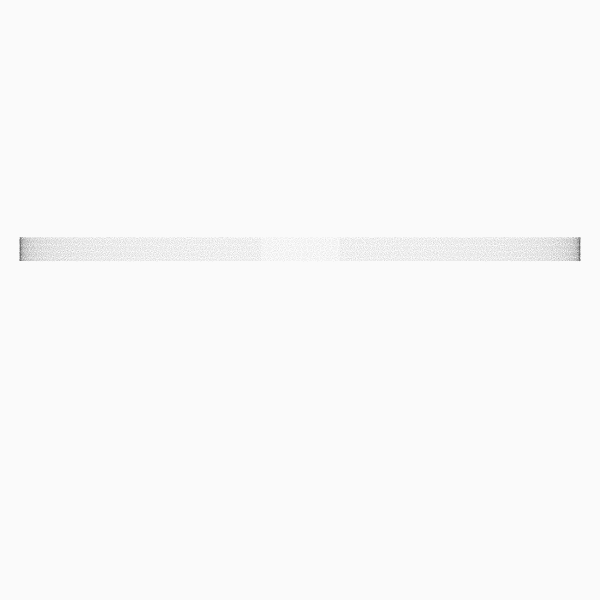
Frame 1 (no input)
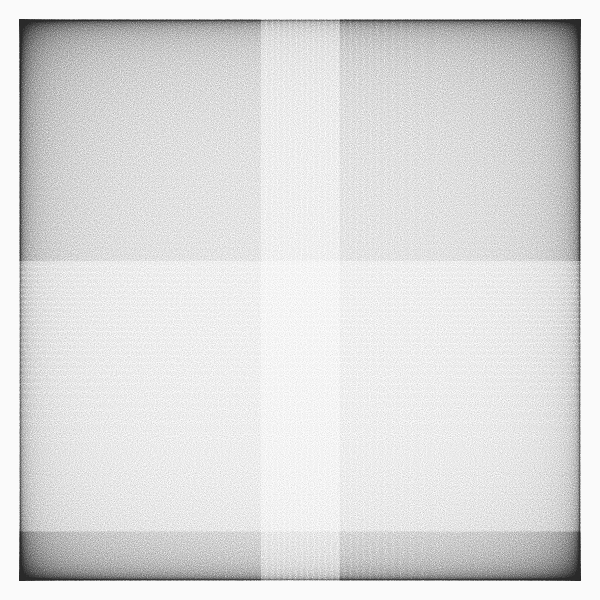
Frame 60 (the mouse pressed at the canvas centre just before this capture)
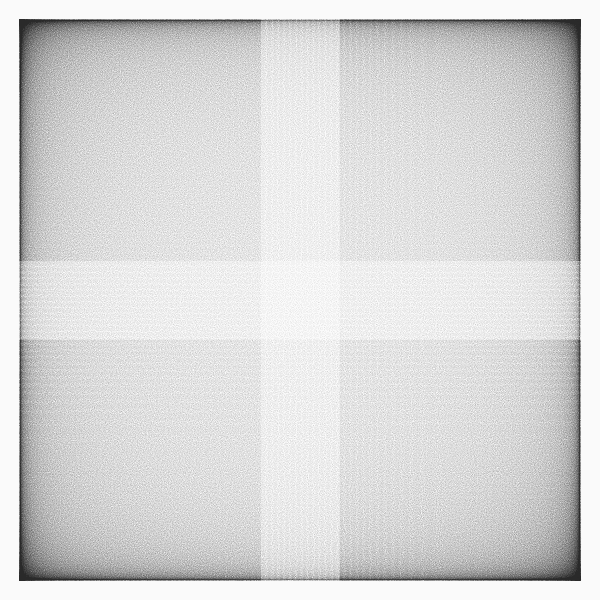
Frame 120 (the mouse held since frame 60 and released just before this capture)

The Processing sketch that drew these frames (run headless with seeded random() and noise(); from frame 60 on, the mouse is pressed at the canvas centre):

// Processing sketch: build
// ── build.pde
// Variations on Fractal Flames : Part_03
// https://generateme.wordpress.com/2016/04/11/folds/
// plot our first function : sinusoidal

float x1, y1, x2, y2; // function domain
float step; // step within domain
float y;
boolean go = true;

void setup() {
  size(600, 600);
  background(250);
  smooth(8);
  noFill();
  stroke(20, 15);
  strokeWeight(0.9);

  x1 = y1 = -3;
  x2 = y2 = 3;
  y = y1;
  step = ( x2 - x1 ) / ( 2.321 * width );
}

void draw() {
  if (go) {
    for ( int i = 0; ( i < 20 )&go; i++ ) { // draw 20 lines at once
      for ( float x = x1; x <= x2; x += step ) {
        drawVariation(x, y);
      }
      y += step;
      if ( y > y2 ) {
        go = false;
        println( "done" );
      }
    }
  }
}

void drawVariation( float x, float y ) {
  PVector v = new PVector(x, y);
  float amount = 3.0;

  v = sinusoidal(v, amount);

  float xx = map( v.x+0.003*randomGaussian(), x1, x2, 20, width-20 );
  float yy = map( v.y+0.003*randomGaussian(), y1, y2, 20, height-20 );
  point( xx, yy );
}

PVector sinusoidal(PVector v, float amount) {
  return new PVector( amount * sin( v.x ), amount * sin( v.y ) );
}
